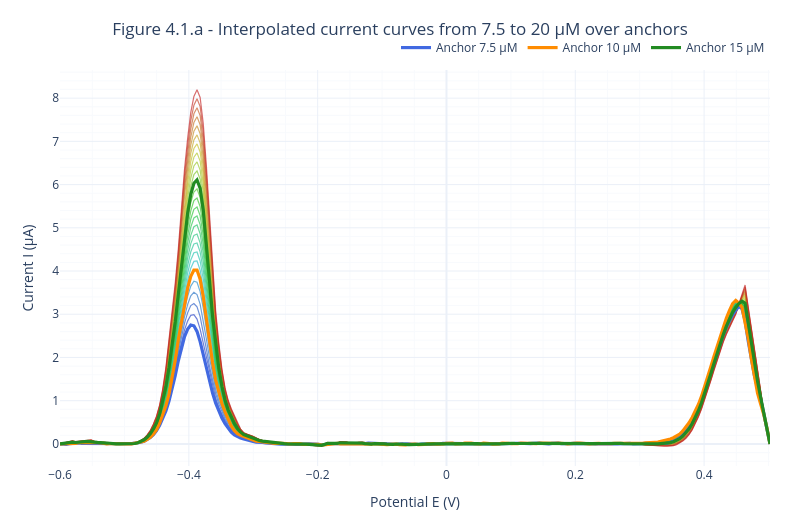

Source (notebook cell):
### Markdown cell above
#### Figure 4.1.a - All interpolated curves (color = concentration)

### Code cell
interpolation_sweep_figure = go.Figure()

# traces for every interpolated concentration, colour-coded by µM
viridis_palette = [
    f'hsl({240 - 240 * idx / (len(INTERPOLATION_TARGETS_uM) - 1)}, 70%, 45%)'
    for idx in range(len(INTERPOLATION_TARGETS_uM))
]
for target_concentration_uM, color_str in zip(INTERPOLATION_TARGETS_uM, viridis_palette):
    interpolation_sweep_figure.add_trace(go.Scatter(
        x=potential_grid_V,
        y=interpolated_currents_per_target[target_concentration_uM],
        mode='lines',
        line=dict(color=color_str, width=1.2),
        opacity=0.65,
        name=f'{target_concentration_uM:.1f} µM',
        showlegend=False,
        hovertemplate=f'{target_concentration_uM:.1f} µM<br>E=%{{x:.3f}} V<br>I=%{{y:.3f}} µA<extra></extra>',
    ))

# Anchor curves overlaid on top
for anchor_label, anchor_signal, anchor_color in [
    ('Anchor 7.5 µM', mean_subtracted_signal_at_7p5uM, 'royalblue'),
    ('Anchor 10 µM',  mean_subtracted_signal_at_10uM, 'darkorange'),
    ('Anchor 15 µM',  mean_subtracted_signal_at_15uM, 'forestgreen'),
]:
    interpolation_sweep_figure.add_trace(go.Scatter(
        x=potential_grid_V, y=anchor_signal,
        mode='lines', name=anchor_label,
        line=dict(color=anchor_color, width=3.2),
    ))

apply_default_plotly_layout(
    interpolation_sweep_figure,
    title_text='Figure 4.1.a - Interpolated current curves from 7.5 to 20 µM over anchors ',
)
interpolation_sweep_figure.show()

### Figure 1 — Plotly figure (JSON) as saved in the notebook; plotly's stock layout.template omitted (floating-point values rounded to 4 significant figures; data arrays with more than 128 entries replaced by an {"elided": "..."} marker saying what was removed)
{"data": [{"hovertemplate": "7.5 µM<br>E=%{x:.3f} V<br>I=%{y:.3f} µA<extra></extra>", "line": {"color": "hsl(240.0, 70%, 45%)", "width": 1.2}, "mode": "lines", "name": "7.5 µM", "opacity": 0.65, "showlegend": false, "type": "scatter", "x": {"elided": "229 float values"}, "y": {"elided": "229 float values"}}, {"hovertemplate": "8.0 µM<br>E=%{x:.3f} V<br>I=%{y:.3f} µA<extra></extra>", "line": {"color": "hsl(230.4, 70%, 45%)", "width": 1.2}, "mode": "lines", "name": "8.0 µM", "opacity": 0.65, "showlegend": false, "type": "scatter", "x": {"elided": "229 float values"}, "y": {"elided": "229 float values"}}, {"hovertemplate": "8.5 µM<br>E=%{x:.3f} V<br>I=%{y:.3f} µA<extra></extra>", "line": {"color": "hsl(220.8, 70%, 45%)", "width": 1.2}, "mode": "lines", "name": "8.5 µM", "opacity": 0.65, "showlegend": false, "type": "scatter", "x": {"elided": "229 float values"}, "y": {"elided": "229 float values"}}, {"hovertemplate": "9.0 µM<br>E=%{x:.3f} V<br>I=%{y:.3f} µA<extra></extra>", "line": {"color": "hsl(211.2, 70%, 45%)", "width": 1.2}, "mode": "lines", "name": "9.0 µM", "opacity": 0.65, "showlegend": false, "type": "scatter", "x": {"elided": "229 float values"}, "y": {"elided": "229 float values"}}, {"hovertemplate": "9.5 µM<br>E=%{x:.3f} V<br>I=%{y:.3f} µA<extra></extra>", "line": {"color": "hsl(201.6, 70%, 45%)", "width": 1.2}, "mode": "lines", "name": "9.5 µM", "opacity": 0.65, "showlegend": false, "type": "scatter", "x": {"elided": "229 float values"}, "y": {"elided": "229 float values"}}, {"hovertemplate": "10.0 µM<br>E=%{x:.3f} V<br>I=%{y:.3f} µA<extra></extra>", "line": {"color": "hsl(192.0, 70%, 45%)", "width": 1.2}, "mode": "lines", "name": "10.0 µM", "opacity": 0.65, "showlegend": false, "type": "scatter", "x": {"elided": "229 float values"}, "y": {"elided": "229 float values"}}, {"hovertemplate": "10.5 µM<br>E=%{x:.3f} V<br>I=%{y:.3f} µA<extra></extra>", "line": {"color": "hsl(182.4, 70%, 45%)", "width": 1.2}, "mode": "lines", "name": "10.5 µM", "opacity": 0.65, "showlegend": false, "type": "scatter", "x": {"elided": "229 float values"}, "y": {"elided": "229 float values"}}, {"hovertemplate": "11.0 µM<br>E=%{x:.3f} V<br>I=%{y:.3f} µA<extra></extra>", "line": {"color": "hsl(172.8, 70%, 45%)", "width": 1.2}, "mode": "lines", "name": "11.0 µM", "opacity": 0.65, "showlegend": false, "type": "scatter", "x": {"elided": "229 float values"}, "y": {"elided": "229 float values"}}, {"hovertemplate": "11.5 µM<br>E=%{x:.3f} V<br>I=%{y:.3f} µA<extra></extra>", "line": {"color": "hsl(163.2, 70%, 45%)", "width": 1.2}, "mode": "lines", "name": "11.5 µM", "opacity": 0.65, "showlegend": false, "type": "scatter", "x": {"elided": "229 float values"}, "y": {"elided": "229 float values"}}, {"hovertemplate": "12.0 µM<br>E=%{x:.3f} V<br>I=%{y:.3f} µA<extra></extra>", "line": {"color": "hsl(153.6, 70%, 45%)", "width": 1.2}, "mode": "lines", "name": "12.0 µM", "opacity": 0.65, "showlegend": false, "type": "scatter", "x": {"elided": "229 float values"}, "y": {"elided": "229 float values"}}, {"hovertemplate": "12.5 µM<br>E=%{x:.3f} V<br>I=%{y:.3f} µA<extra></extra>", "line": {"color": "hsl(144.0, 70%, 45%)", "width": 1.2}, "mode": "lines", "name": "12.5 µM", "opacity": 0.65, "showlegend": false, "type": "scatter", "x": {"elided": "229 float values"}, "y": {"elided": "229 float values"}}, {"hovertemplate": "13.0 µM<br>E=%{x:.3f} V<br>I=%{y:.3f} µA<extra></extra>", "line": {"color": "hsl(134.4, 70%, 45%)", "width": 1.2}, "mode": "lines", "name": "13.0 µM", "opacity": 0.65, "showlegend": false, "type": "scatter", "x": {"elided": "229 float values"}, "y": {"elided": "229 float values"}}, {"hovertemplate": "13.5 µM<br>E=%{x:.3f} V<br>I=%{y:.3f} µA<extra></extra>", "line": {"color": "hsl(124.8, 70%, 45%)", "width": 1.2}, "mode": "lines", "name": "13.5 µM", "opacity": 0.65, "showlegend": false, "type": "scatter", "x": {"elided": "229 float values"}, "y": {"elided": "229 float values"}}, {"hovertemplate": "14.0 µM<br>E=%{x:.3f} V<br>I=%{y:.3f} µA<extra></extra>", "line": {"color": "hsl(115.2, 70%, 45%)", "width": 1.2}, "mode": "lines", "name": "14.0 µM", "opacity": 0.65, "showlegend": false, "type": "scatter", "x": {"elided": "229 float values"}, "y": {"elided": "229 float values"}}, {"hovertemplate": "14.5 µM<br>E=%{x:.3f} V<br>I=%{y:.3f} µA<extra></extra>", "line": {"color": "hsl(105.6, 70%, 45%)", "width": 1.2}, "mode": "lines", "name": "14.5 µM", "opacity": 0.65, "showlegend": false, "type": "scatter", "x": {"elided": "229 float values"}, "y": {"elided": "229 float values"}}, {"hovertemplate": "15.0 µM<br>E=%{x:.3f} V<br>I=%{y:.3f} µA<extra></extra>", "line": {"color": "hsl(96.0, 70%, 45%)", "width": 1.2}, "mode": "lines", "name": "15.0 µM", "opacity": 0.65, "showlegend": false, "type": "scatter", "x": {"elided": "229 float values"}, "y": {"elided": "229 float values"}}, {"hovertemplate": "15.5 µM<br>E=%{x:.3f} V<br>I=%{y:.3f} µA<extra></extra>", "line": {"color": "hsl(86.4, 70%, 45%)", "width": 1.2}, "mode": "lines", "name": "15.5 µM", "opacity": 0.65, "showlegend": false, "type": "scatter", "x": {"elided": "229 float values"}, "y": {"elided": "229 float values"}}, {"hovertemplate": "16.0 µM<br>E=%{x:.3f} V<br>I=%{y:.3f} µA<extra></extra>", "line": {"color": "hsl(76.80000000000001, 70%, 45%)", "width": 1.2}, "mode": "lines", "name": "16.0 µM", "opacity": 0.65, "showlegend": false, "type": "scatter", "x": {"elided": "229 float values"}, "y": {"elided": "229 float values"}}, {"hovertemplate": "16.5 µM<br>E=%{x:.3f} V<br>I=%{y:.3f} µA<extra></extra>", "line": {"color": "hsl(67.19999999999999, 70%, 45%)", "width": 1.2}, "mode": "lines", "name": "16.5 µM", "opacity": 0.65, "showlegend": false, "type": "scatter", "x": {"elided": "229 float values"}, "y": {"elided": "229 float values"}}, {"hovertemplate": "17.0 µM<br>E=%{x:.3f} V<br>I=%{y:.3f} µA<extra></extra>", "line": {"color": "hsl(57.599999999999994, 70%, 45%)", "width": 1.2}, "mode": "lines", "name": "17.0 µM", "opacity": 0.65, "showlegend": false, "type": "scatter", "x": {"elided": "229 float values"}, "y": {"elided": "229 float values"}}, {"hovertemplate": "17.5 µM<br>E=%{x:.3f} V<br>I=%{y:.3f} µA<extra></extra>", "line": {"color": "hsl(48.0, 70%, 45%)", "width": 1.2}, "mode": "lines", "name": "17.5 µM", "opacity": 0.65, "showlegend": false, "type": "scatter", "x": {"elided": "229 float values"}, "y": {"elided": "229 float values"}}, {"hovertemplate": "18.0 µM<br>E=%{x:.3f} V<br>I=%{y:.3f} µA<extra></extra>", "line": {"color": "hsl(38.400000000000006, 70%, 45%)", "width": 1.2}, "mode": "lines", "name": "18.0 µM", "opacity": 0.65, "showlegend": false, "type": "scatter", "x": {"elided": "229 float values"}, "y": {"elided": "229 float values"}}, {"hovertemplate": "18.5 µM<br>E=%{x:.3f} V<br>I=%{y:.3f} µA<extra></extra>", "line": {"color": "hsl(28.80000000000001, 70%, 45%)", "width": 1.2}, "mode": "lines", "name": "18.5 µM", "opacity": 0.65, "showlegend": false, "type": "scatter", "x": {"elided": "229 float values"}, "y": {"elided": "229 float values"}}, {"hovertemplate": "19.0 µM<br>E=%{x:.3f} V<br>I=%{y:.3f} µA<extra></extra>", "line": {"color": "hsl(19.19999999999999, 70%, 45%)", "width": 1.2}, "mode": "lines", "name": "19.0 µM", "opacity": 0.65, "showlegend": false, "type": "scatter", "x": {"elided": "229 float values"}, "y": {"elided": "229 float values"}}, {"hovertemplate": "19.5 µM<br>E=%{x:.3f} V<br>I=%{y:.3f} µA<extra></extra>", "line": {"color": "hsl(9.599999999999994, 70%, 45%)", "width": 1.2}, "mode": "lines", "name": "19.5 µM", "opacity": 0.65, "showlegend": false, "type": "scatter", "x": {"elided": "229 float values"}, "y": {"elided": "229 float values"}}, {"hovertemplate": "20.0 µM<br>E=%{x:.3f} V<br>I=%{y:.3f} µA<extra></extra>", "line": {"color": "hsl(0.0, 70%, 45%)", "width": 1.2}, "mode": "lines", "name": "20.0 µM", "opacity": 0.65, "showlegend": false, "type": "scatter", "x": {"elided": "229 float values"}, "y": {"elided": "229 float values"}}, {"line": {"color": "royalblue", "width": 3.2}, "mode": "lines", "name": "Anchor 7.5 µM", "type": "scatter", "x": {"elided": "229 float values"}, "y": {"elided": "229 float values"}}, {"line": {"color": "darkorange", "width": 3.2}, "mode": "lines", "name": "Anchor 10 µM", "type": "scatter", "x": {"elided": "229 float values"}, "y": {"elided": "229 float values"}}, {"line": {"color": "forestgreen", "width": 3.2}, "mode": "lines", "name": "Anchor 15 µM", "type": "scatter", "x": {"elided": "229 float values"}, "y": {"elided": "229 float values"}}], "layout": {"height": 520, "legend": {"orientation": "h", "x": 1, "xanchor": "right", "y": 1.02, "yanchor": "bottom"}, "margin": {"b": 50, "l": 60, "r": 30, "t": 70}, "title": {"text": "Figure 4.1.a - Interpolated current curves from 7.5 to 20 µM over anchors ", "x": 0.5, "xanchor": "center"}, "width": 800, "xaxis": {"minor": {"showgrid": true}, "showgrid": true, "title": {"text": "Potential E (V)"}}, "yaxis": {"minor": {"showgrid": true}, "showgrid": true, "title": {"text": "Current I (µA)"}}}}
